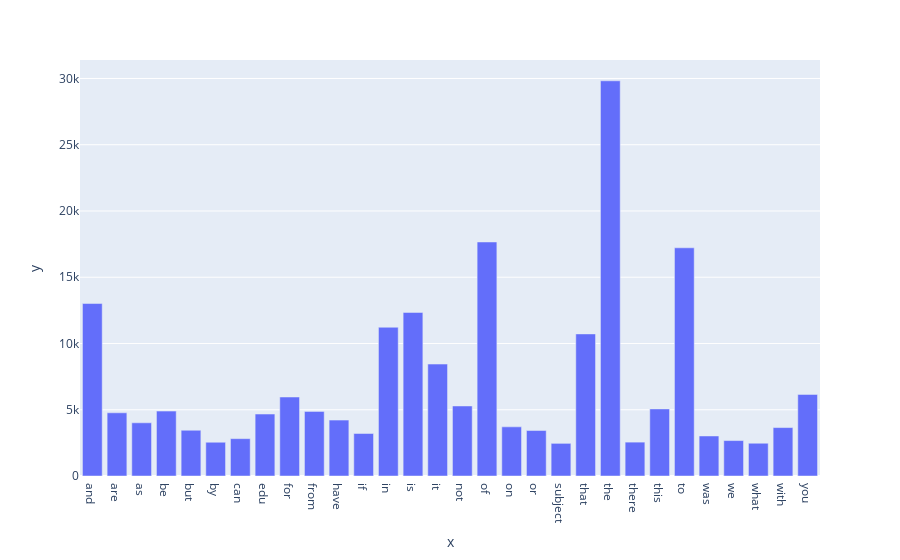

Notebook code cell kept with this figure:
### Markdown cell above
### Exercise 13 (take home):
If you want a nicer interactive visualization here, I would encourage you try to install and use plotly to achieve this.

### Code cell
# note this takes time to compute. You may want to reduce the amount of terms you want to compute frequencies for
term_frequencies = []
for j in range(0,X_counts.shape[1]):
    term_frequencies.append(sum(X_counts[:,j].toarray()))
term_frequencies = np.asarray(X_counts.sum(axis=0))[0]
# Answer here
import plotly.express as px

#plot bar chart of term 0-300
fig = px.bar(term_frequencies[0:300], x=count_vect.get_feature_names_out()[:300], 
            y=term_frequencies[:300])
fig.show()

### Figure 1 — Plotly figure (JSON) as saved in the notebook; plotly's stock layout.template omitted (floating-point values rounded to 4 significant figures)
{"data": [{"alignmentgroup": "True", "hovertemplate": "x=%{x}<br>y=%{y}<extra></extra>", "legendgroup": "", "marker": {"color": "#636efa", "pattern": {"shape": ""}}, "name": "", "offsetgroup": "", "orientation": "v", "showlegend": false, "textposition": "auto", "type": "bar", "x": ["and", "are", "as", "be", "but", "by", "can", "edu", "for", "from", "have", "if", "in", "is", "it", "not", "of", "on", "or", "subject", "that", "the", "there", "this", "to", "was", "we", "what", "with", "you"], "xaxis": "x", "y": [13017, 4769, 4015, 4898, 3453, 2548, 2818, 4675, 5962, 4877, 4218, 3208, 11226, 12343, 8447, 5285, 17660, 3709, 3432, 2464, 10723, 29825, 2556, 5063, 17222, 3020, 2674, 2472, 3655, 6157], "yaxis": "y"}], "layout": {"barmode": "relative", "legend": {"tracegroupgap": 0}, "margin": {"t": 60}, "xaxis": {"anchor": "y", "domain": [0, 1], "title": {"text": "x"}}, "yaxis": {"anchor": "x", "domain": [0, 1], "title": {"text": "y"}}}}
